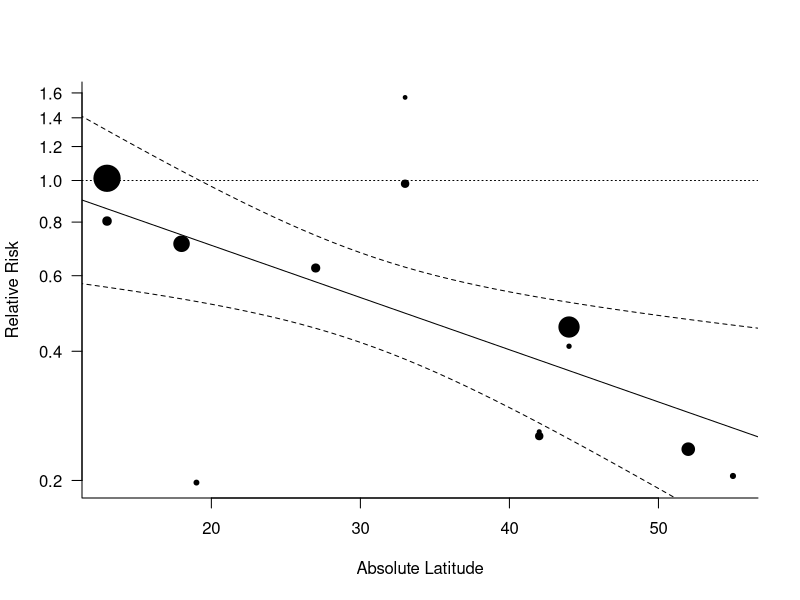

The R script that drew this image:
library("metafor")
data("dat.bcg", package = "metafor")
dat <- escalc(measure = "RR", ai = tpos, bi = tneg, ci = cpos, 
              di = cneg, data = dat.bcg, append = TRUE)
k <- length(dat.bcg$trial)
dat.fm <- data.frame(study = factor(rep(1:k, each = 4)))
dat.fm$grp <- factor(rep(c("T", "T", "C", "C"), k), levels = c("T", "C"))
dat.fm$out <- factor(rep(c("+", "-", "+", "-"), k), levels = c("+", "-"))
dat.fm$freq <- with(dat.bcg, c(rbind(tpos, tneg, cpos, cneg)))
res <- rma(yi, vi, mods = ~ ablat + year, data = dat)
preds <- predict(res, newmods = cbind(0:60, 1970), transf = exp)
wi    <- 1/sqrt(dat$vi)
size  <- 0.5 + 3 * (wi - min(wi))/(max(wi) - min(wi))
plot(dat$ablat, exp(dat$yi), pch = 19, cex = size, 
     xlab = "Absolute Latitude", ylab = "Relative Risk", 
     las = 1, bty = "l", log = "y")
lines(0:60, preds$pred)
lines(0:60, preds$ci.lb, lty = "dashed")
lines(0:60, preds$ci.ub, lty = "dashed")
abline(h = 1, lty = "dotted")
